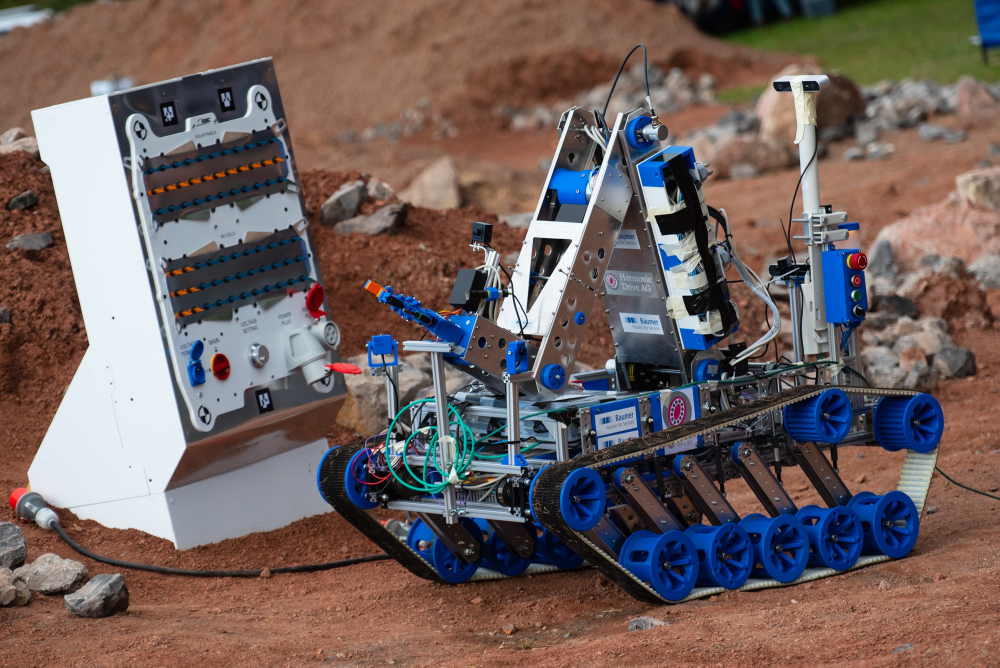
#> input picture 1-box/body/task-example.jpg, 2000 x 1335 px, given in place of task_ext.avi, which was not available (shown at 1/2 size)
$ jupyter execute mixup_attemp_v1.ipynb   (text cells are left out)
#> lines starting #> are read from the running program, lines starting #| are printed output that depends on the picture; after the words box and inside, x2 and y2 are one past the last pixel; in counts of white or black regions, pixels touching at a corner belong together; pictures that were not available may be replaced by others from this repository, and a replacement may not be noted
[cell 1]
import cv2 as cv
import matplotlib.pyplot as plt
import numpy as np
import glob
# in case of deprecation warning issued
import warnings
warnings.filterwarnings("ignore", category=DeprecationWarning)

###################################################################################################
###################################################################################################
# SOURCE IMAGE/VIDEO STREAM ACQUISITION
#_changed in a cycle in amin program, since easier than returning current frame too

# def videoGe(sourceVideo):
#     objectVideo = cv.VideoCapture(sourceVideo)
#     if objectVideo.isOpened():
#         returnCapture, frameCapture =objectVideo.read()
#         heightFrame,widthFrame,_=frameCapture.shape
#         return frameCapture,(heightFrame,widthFrame)
#     else: objectVideo.release(); return 0

###################################################################################################
###################################################################################################
# FOREGROUND/BACKGROUND SEPARATION
def panelFy(srcImg,sampleMet='library',samplePath='../../images/marsyard/samples/terrain/',bypassComp=0):


    # histogram param, for hs(v) space
    hBins = 180
    sBins = 255
    histSize = [hBins, sBins]
    hRanges = [1, 180]
    sRanges = [1, 256]
    Ranges = hRanges + sRanges
    Channels = [0, 1]

    # histogram(cdf) comparison method
    histCompLib = (
        ("Correlation", cv.HISTCMP_CORREL, 0.2),#or  0.4
        ("Chi-Squared", cv.HISTCMP_CHISQR, 10000000),
        ("Intersection", cv.HISTCMP_INTERSECT, 0.45),
        ("Hellinger", cv.HISTCMP_BHATTACHARYYA, 0),
        ("Kullback-Leibler",cv.HISTCMP_KL_DIV, 500))

    # choosen method and comparison threshold
    _,histCompMet, histCompThr =histCompLib[1]

    ############################
#     # samples folder
#     samplePath='../../images/marsyard/samples/terrain/'
#     # roi extraction methods
#     sampleMetLib=('library',
#             'stream')
#     # selected roi extraction method
#     sampleMet=sampleMetLib[0]
    ##############################
    # mask's filter param and threshold value (mask is decimal)
    if sampleMet=='library':
        sizeElMask=3
        tyElMask=cv.MORPH_RECT
        thrValMask=10#CORREL:10, CHISQR:0-20,

    elif 'stream':
        numElMask=4
        dimRowMask=img.shape[0]//numElMask
        dimColMask=img.shape[1]//numElMask

        sizeElMask=4
        tyElMask=cv.MORPH_RECT
        thrValMask=50
    ################################
    # source prefiltering and color
    srcImgh=cv.cvtColor(srcImg,cv.COLOR_BGR2HSV)

    # source histogram
    srcImghhist = cv.calcHist([srcImgh], Channels, None, histSize, Ranges, accumulate=False)
    cv.normalize(srcImghhist, srcImghhist, alpha=0, beta=255, norm_type=cv.NORM_MINMAX)

    # array of good samples
    niceSamples=[]
    ##may be usefull for advanced parameter passing
    # foreground mask initialization
#     foreMask=np.zeros(srcImg.shape,np.uint8)##3channel mask
    foreMask=np.zeros((srcImg.shape[0],srcImg.shape[1]),np.uint8)##mono channel mask
    # picks roi from samples library
    if sampleMet=='library':
        for tempLibImg in glob.glob(samplePath+"*.jpg"):## manages only .jpg
            # roi acquisition
            tempLibImg=cv.cvtColor(cv.imread(tempLibImg),cv.COLOR_BGR2HSV)
            # roi hist
            roihhist= cv.calcHist([tempLibImg], Channels, None, histSize, Ranges, accumulate=False)
            cv.normalize(roihhist, roihhist, alpha=0,beta=255, norm_type=cv.NORM_MINMAX)
               # roi correlation test
            if cv.compareHist(srcImghhist, roihhist, histCompMet)>histCompThr or bypassComp:
                # usefull roi saved
                niceSamples.append(tempLibImg)
                # roi mask, mask smoothing and binarization, 3 channels conversion
                bpMask = cv.calcBackProject([srcImgh],Channels,roihhist,Ranges,1)
                cv.filter2D(bpMask,-1,cv.getStructuringElement(tyElMask,(sizeElMask,sizeElMask)),bpMask)
                _,thrChanMask = cv.threshold(bpMask,thrValMask,255,0)
                # foreground mask
#                 foreMask=cv.bitwise_or(foreMask,cv.merge((thrChanMask,thrChanMask,thrChanMask)))##3 channel
                foreMask=cv.bitwise_or(foreMask,thrChanMask)##mono channel mask
    # picks roi from target image itself
#     elif 'stream':

#_add color segmentation(name?, as colors reduction) to higligth different areas to choose
#         # target grid division
#         for jj in range(0,srcImg.shape[0],dimRowMask):
#             for ii in range(0,srcImg.shape[1],dimColMask):
#                 # roi acquisition
#                 tempLibImg=cv.cvtColor(srcImg[jj:jj+dimRowMask,ii:ii+dimColMask],cv.COLOR_BGR2HSV)
#                 # roi histogram
#                 roihhist= cv.calcHist([tempLibImg], Channels, None, histSize, Ranges, accumulate=False)
#                 cv.normalize(roihhist, roihhist, alpha=0,beta=255, norm_type=cv.NORM_MINMAX)
#                 # roi correlation test
#                 if cv.compareHist(srcImghhist, roihhist, histCompMet)>histCompThr:
#                     # usefull roi saved
#                     niceSamples.append(tempLibImg)
#                     # roi mask, mask smoothing and binarization, 3 channels conversion
#                     bpMask = cv.calcBackProject([srcImgh],Channels,roihhist,Ranges,1)
#                     cv.filter2D(bpMask,-1,cv.getStructuringElement(tyElMask,(sizeElMask,sizeElMask)),bpMask)
#                     _,thrChanMask = cv.threshold(bpMask,thrValMask,255,0)
#                     # inverted foreground mask
#                     foreMask=cv.bitwise_or(foreMask,cv.merge((thrChanMask,thrChanMask,thrChanMask)))

    # foreground mask
#     foreMask=cv.bitwise_not(foreMask)
    # masked source image
#     foreResImg = cv.bitwise_and(srcImg,foreMask)
    if not bypassComp: print('nice samples:',len(niceSamples))
#_add mask improvement:
#_1) opening for reduction of smaller blobs
#_2) comparison of histograms of different chuncks to highlight the most different ones
    return cv.bitwise_not(foreMask)#, foreResImg

###################################################################################################
###################################################################################################

# ROI HIGHLIGHTING
def roiFy(img2roi,groundRef=[],nocount=1,nohull=1,nomask=1,norect=0,nocentr=0):
# [12 lines of commented-out code are left out]
    img2hud=img2roi.copy()
    # checks if img2roi is intended to be masked and applies correct masking operation
    if len(groundRef)>0:
        img2roi=cv.bitwise_and(img2roi,groundRef) if len(groundRef.shape)>2 else\
                    cv.bitwise_and(img2roi,img2roi,mask=groundRef)
    # prefiltering
    #foreground=bgForeImprov(foreground)

    # grayscaling and binarization
    cntsImRoi = cv.cvtColor(img2roi, cv.COLOR_BGR2GRAY)

    # thresholding ##IMPROV
    #imgtrack = cv.threshold(bpMask,10,255,0)#, 0, 255, cv.THRESH_BINARY_INV + cv.THRESH_OTSU)[1]
    cntsImRoi[cntsImRoi<10]=0
    cntsImRoi[cntsImRoi>=10]=255

    # contours
    cntsRoi = cv.findContours(cntsImRoi, cv.RETR_EXTERNAL, cv.CHAIN_APPROX_SIMPLE)
    cntsRoi = cntsRoi[0] if len(cntsRoi) == 2 else cntsRoi[1]#_susbtituible
    # closing contours (can be also image operations before extraction)
    # cntsImRoi=closeCnt(cntsImRoi)
    maxCntRoi=max(cntsRoi, key=len)
    #_maxCntRoi=max(cntsRoi, key=lambda x: cv.contourArea(x)) ##alternatively

    # hull(max contour) and hullmask(max)
    hullRoi=cv.convexHull(maxCntRoi)
    hullMask=cv.fillConvexPoly(np.zeros((img2roi.shape[0],img2roi.shape[1]),np.uint8),hullRoi,255)

    # masked foreground image
#     img2roi=cv.bitwise_and(img2roi,img2roi,mask=hullMask)
    if not nomask: img2hud=cv.bitwise_and(img2hud,img2hud,mask=hullMask)
    # RETURN ROI RECTANGLE AND ROI CENTER AND COSMETICHS
#     def roiHud(input2hud,cnt2hud):
    # draw max contour
    if not nocount:cv.drawContours(img2hud, maxCntRoi, -1,(25,205,255), 10)

    # draw convex hull
    if not nohull:cv.drawContours(img2hud, [hullRoi], -1, (255, 255, 0), 5)

    # rotated rect
#   rRectRoi = cv.minAreaRect(maxCntRoi)
#   rBoxRoi = np.int0(cv.boxPoints(rRectRoi))
#   cv.drawContours(img2hud, [rBoxRoi], 0, (0,0,255), 8)

    # bounding rect and center
    xRHud,yRHud,widthRoi,heightRoi = cv.boundingRect(maxCntRoi)
    if not norect:cv.rectangle(img2hud, (xRHud,yRHud), (xRHud+widthRoi,yRHud+heightRoi), (255,0,255), 5)

    # rectangle center
    centerRoi=(xcRHud,ycRHud)=(xRHud+widthRoi//2, yRHud+heightRoi//2)
    if not nocentr:cv.circle(img2hud, centerRoi, 15, (0,255,0), 18)

    return img2hud,centerRoi,widthRoi,heightRoi,hullMask#,img2roi

###################################################################################################
###################################################################################################
# ROBOT MOTION SIMULATION
def moveRob():
    return 0

###################################################################################################
###################################################################################################
# PANEL TRACKING FUNCTION
def panelTra(roimage,roivertx,roiverty,roiwidth,roiheight,videobject,\
             trackmethod='histogram',doMeanShift=1,distancearray=[]):
    if trackmethod=='histogram':
    ## TRACKING BY HISTOGRAM BACKPROJECTION
        # PARAMETERS
        # Setup the termination criteria, either 10 iteration or move by atleast 1 pt
        term_crit = ( cv.TERM_CRITERIA_EPS | cv.TERM_CRITERIA_COUNT, 10, 1 )
        # toggles use of only Hue channel
        hChanOnly=1
        # histogram ## better define this as global variables
        hBins = 180;sBins = 256
        histSize = [hBins] if hChanOnly else [hBins,sBins]
        Ranges = hRanges = [0, 180]
        if not hChanOnly:sRanges = [0, 256]; Ranges+=sRanges
        Channels = [0] if hChanOnly else [0, 1]
        # frame size
        frameheight,framewidth,_=roimage.shape
        framecenx,frameceny=framewidth//2,frameheight//2
        # maximum roi area
    #     roivertx,roiverty=roicenx-roiwidth//2,roiceny-roiheight//2 ##or:
        roicenx,roiceny=roivertx+roiwidth//2,roiverty+roiheight//2

        # reduced roi area, concentric
        ##WHICH SHAPE? MASK?
        # small rectangular area
        smlroireduxfactor=3
        smlroiwidth,smlroiheigth=roiwidth//smlroireduxfactor,roiheight//smlroireduxfactor
        smlroivertx,smlroiverty=roicenx-smlroiwidth//2,roiceny-smlroiheigth//2


        # HISTOGRAM TRACKING
        roiregion=roimage[roiverty:roiverty+roiheight,roivertx:roivertx+roiwidth]
        roiregionh=cv.cvtColor(roiregion,cv.COLOR_BGR2HSV)
        roiwindow=(roivertx,roiverty,roiwidth,roiheight)
        smlroiregion=roimage[smlroiverty:smlroiverty+smlroiheigth,\
                             smlroivertx:smlroivertx+smlroiwidth]
        smlroiregionh=cv.cvtColor(smlroiregion,cv.COLOR_BGR2HSV)
        smlroiwindow=(smlroivertx,smlroiverty,smlroiwidth,smlroiheigth)

        # ROI histograms
        # as taken from masking result, in foreground coord
    #     roiMaskedh=cv.cvtColor(foreground[rcoy-hr//2:rcoy+hr//2,rcox-wr//2:rcox+wr//2].copy(),cv.COLOR_BGR2HSV)

        roiLib=(roiregionh,smlroiregionh)#,roiMaskedh)
        roiChoo=1
        roi_select=roiLib[roiChoo]

        # mask for black pixels
        blackMask=roi_select[...,2] !=0
    #     blackMask=blackMask.astype(np.uint8)
        histMask=None  if roiChoo!=2 else blackMask.astype(np.uint8)

        histroi=cv.calcHist([roi_select],Channels,histMask,histSize,Ranges)
        cv.normalize(histroi,histroi,0,255,cv.NORM_MINMAX)

    ## efficient combination of roi and used channels
    ## only h,    small,natural   :low
    ## both h,s   big, masked     :early

    # toggles use of meanshift or camshift (if 0)
        while(1):
            videoret, videoframe = videobject.read()

            if videoret == True:
                videoframeh = cv.cvtColor(videoframe, cv.COLOR_BGR2HSV)

                videodest = cv.calcBackProject([videoframeh],Channels,histroi,Ranges,1)

                if doMeanShift:
                    # apply meanshift to get the new location
                    videoret, roiwindow = cv.meanShift(videodest, roiwindow, term_crit)
                    # Draw it on image
                    xtr,ytr,wtr,htr = roiwindow
                    trackresult = cv.rectangle(videoframe, (xtr,ytr),(xtr+wtr,ytr+htr), (0,255,0),10)
                    trcenterx,trcentery=xtr+wtr//2,ytr+htr//2
                    cv.circle(trackresult,(trcenterx,trcentery),10,255,-1)
                    distancearray.append((trcenterx-framecenx,trcentery-frameceny))
                else:
                        # apply camshift to get the new location
                        videoret, roiwindow = cv.CamShift(videodest, roiwindow, term_crit)
                        # Draw it on image
                        trackpnts = np.int0(cv.boxPoints(videoret))
                        trackresult = cv.polylines(videoframe,[trackpnts],True, (0,255,0),10)
                        #_add roi center drawing
                        #_add distancearray value
                cv.imshow('tracking result',trackresult)
                k = cv.waitKey(30) & 0xff
                if k == 27:break
            else:break
        cv.destroyAllWindows()
        videobject.release()

    ##########################################################################################

    elif 'feature':
    ## TRACKING BY FEATURE MATCHING
        # PARAMETERS
        # sift initialization
        sift = cv.xfeatures2d.SIFT_create()
        # flann initialization
        FLANN_INDEX_KDTREE = 1
        index_params = dict(algorithm = FLANN_INDEX_KDTREE, trees = 5)
        search_params = dict(checks = 50)
        flann = cv.FlannBasedMatcher(index_params, search_params)
        MIN_MATCH_COUNT = 6


        # greyscaling
        convGray=1
        roicenterx,roicentery=roivertx+roiwidth//2,roiverty+roiheight//2
        # query region for feature tracking, concentric with roi
        reduxFactor=8
        qheight,qwidth=roiheight//reduxFactor,roiwidth//reduxFactor
        qvertx,qverty=roicenterx-qwidth//2,roicentery-qheight//2## upperleftmost corner
        query_img=roimage[qverty:qverty+qheight,qvertx:qvertx+qwidth]
        # extraction of query keypoint and descriptors
        query_imgg=cv.cvtColor(query_img,cv.COLOR_BGR2GRAY) if convGray else query_img
        query_kp=sift.detect(query_imgg)
        query_kp, query_desc=sift.compute(query_imgg,query_kp)

        while(1):
            videoret, videoframe = videobject.read()

            if videoret == True:
                # extraction of target keypoint and descriptors
                target_img=videoframe
                target_imgg=cv.cvtColor(target_img,cv.COLOR_BGR2GRAY) if convGray else target_img
                target_kp = sift.detect(target_imgg)
                target_kp,target_desc = sift.compute(target_imgg,target_kp)

                matches = flann.knnMatch(query_desc,target_desc,k=2)
                good_matches = []
                for m,n in matches:
                    if m.distance < 0.7*n.distance:
                        good_matches.append(m)

                if len(good_matches)>=MIN_MATCH_COUNT:
                    corSrc_pts = np.float32([ query_kp[m.queryIdx].pt for m in good_matches ]).reshape(-1,1,2)
                    corDst_pts = np.float32([ target_kp[m.trainIdx].pt for m in good_matches ]).reshape(-1,1,2)
                    matcHom, maskTrash = cv.findHomography(corSrc_pts, corDst_pts, cv.RANSAC, 5.0)
                    matchesMask = maskTrash.ravel().tolist()
                    matchPts = np.float32([ [0,0],[0,qheight-1],\
                                           [qwidth-1,qheight-1],[qwidth-1,0] ]).reshape(-1,1,2)
                    destPts = np.int32(cv.perspectiveTransform(matchPts,matcHom))

                    (destcenx,destceny)=destcen=((destPts[0]+destPts[2])//2).reshape(2,1,1)[0],\
                                                ((destPts[0]+destPts[2])//2).reshape(2,1,1)[1]
                    cv.rectangle(target_img,(destcenx-qwidth//2,destceny-qheight//2),\
                                (destcenx+qwidth//2,destceny+qheight//2),100,3)
                    ##alternatively:
                #     roiframe = cv.polylines(target_img,[destPts],True,255,3, cv.LINE_AA)

                    cv.circle(target_img,destcen,10,255,3)
                else:
                    print( "Not enough matches are found - {}/{}".format(len(good_matches), MIN_MATCH_COUNT) )
                    matchesMask = None

        #         plt.figure(figsize=(20,10));plt.imshow(target_img);plt.show();

                cv.imshow('tracking result',target_img)
                k = cv.waitKey(30) & 0xff
                if k == 27:
                    break
            else:
                break
        cv.destroyAllWindows()
    return
# [88 lines of commented-out code are left out]

[cell 2]
# add POV center
centMark=1
# video source
videoSrc='../../images/video/task/task_ext.avi'
# image source
imageSrc='../../images/marsyard/taskfinal.jpg'


# ROI ####################
#frameVid,frameSiz=videoGe(videoSrc)
#if centMark: cv.circle(frameVid,(widthFrame//2,heightFrame//2),50,(255),-1)
#plt.title('input frame');plt.imshow(frameVid);plt.show()

objectVideo = cv.VideoCapture(videoSrc)
if objectVideo.isOpened():
    returnCapture, frameVid =objectVideo.read()
#> frameVid is the input picture: shape (1335, 2000, 3); mean B, G, R 95.3, 97.8, 112.8
# else:release; exit(1)

heightFrame,widthFrame,_=frameVid.shape

if centMark: frameDis=cv.circle(frameVid.copy(),(widthFrame//2,heightFrame//2),50,(255),-1)
plt.title('input frame');plt.imshow(frameDis[:,:widthFrame//2]);plt.show()
#> after `plt.title('input frame')`:
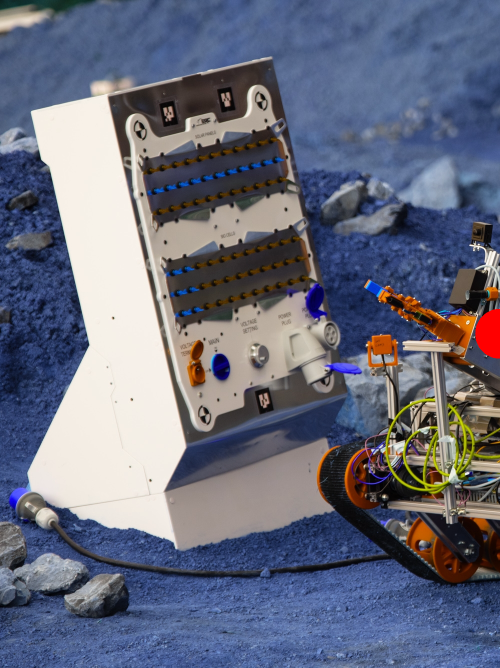
#> shown: shape (1335, 1000, 3) (shown at 1/2 size); mean R, G, B 103.8, 107.7, 125.5

# remotion of background
panelMask=panelFy(frameVid)
#> in panelFy, `srcImghhist = cv.calcHist([srcImgh], Channels, None, histSize, Ranges,..`:
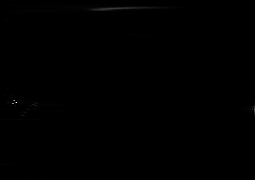
#> srcImghhist: shape (180, 255) float32; min 0, max 42420, mean 57.1; drawn with min black and max white
#> panelMask: shape (1335, 2000); every value is 255
# maskedImg=cv.bitwise_and(frameVid,panelMask)##3channel mask
maskedImg=cv.bitwise_and(frameVid,frameVid,mask=panelMask)##mono channel mask
if centMark: maskedDis=cv.circle(maskedImg.copy(),(widthFrame//2,heightFrame//2),50,(255),-1)
plt.title('background masked');plt.imshow(maskedDis[:,:widthFrame//2]);plt.show()

# identification of panel
print(frameVid.shape, panelMask.shape)
#| (1335, 2000, 3) (1335, 2000)
hudImg,rco,wr,hr,roiMask=roiFy(frameVid,groundRef=panelMask)
#> in roiFy, `cntsImRoi = cv.cvtColor(img2roi, cv.COLOR_BGR2GRAY)`:
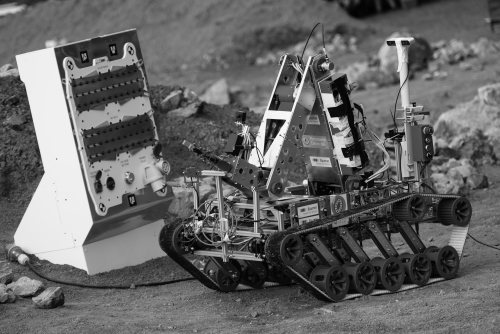
#> cntsImRoi: shape (1335, 2000) (shown at 1/4 size); min 0, max 254, mean 102
#> in roiFy, `cntsImRoi[cntsImRoi>=10]=255`:
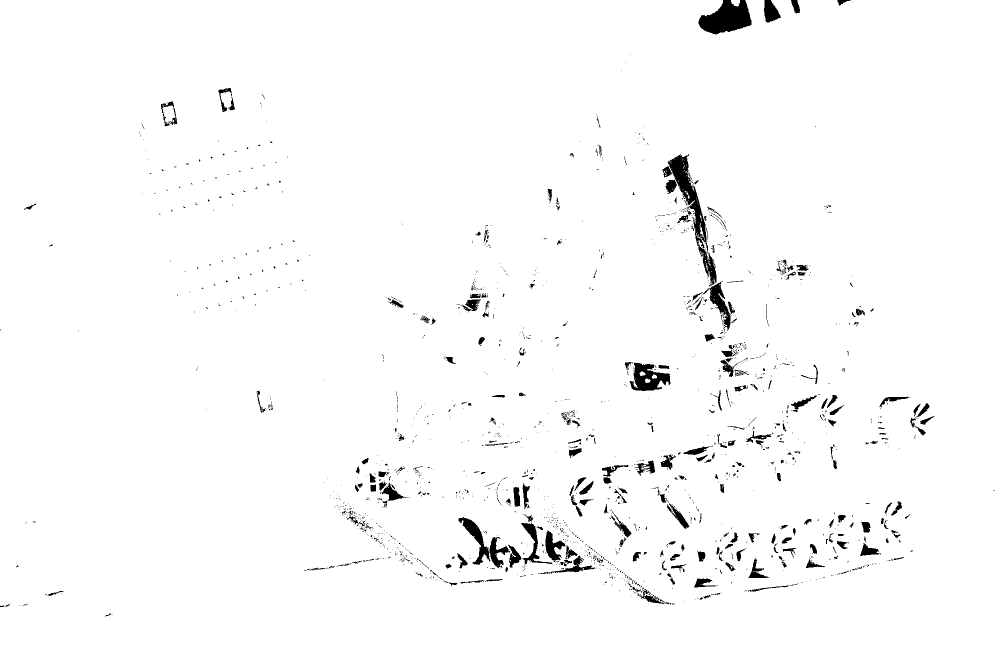
#> cntsImRoi: shape (1335, 2000) (shown at 1/2 size); 97.9% white; 1865 black regions (1596 under 20 px)
#> in roiFy, `cntsRoi = cv.findContours(cntsImRoi, cv.RETR_EXTERNAL, cv.CHAIN_APPROX..`: cntsRoi = 2 contours; box (x1, y1, x2, y2) and area: (0, 0, 2000, 1335) 2660117, (1462, 0, 1480, 13) 154
#> in roiFy, `maxCntRoi=max(cntsRoi, key=len)`: maxCntRoi = contour of 276 points, box (x1, y1, x2, y2) (0, 0, 2000, 1335), area 2660117
#> in roiFy, `hullRoi=cv.convexHull(maxCntRoi)`: hullRoi = [[1999, 0], [1999, 1334], [0, 1334], [0, 0]]
#> in roiFy, `xRHud,yRHud,widthRoi,heightRoi = cv.boundingRect(maxCntRoi)`: xRHud = 0; widthRoi = 2000; heightRoi = 1335
#> in roiFy, `centerRoi=(xcRHud,ycRHud)=(xRHud+widthRoi//2, yRHud+heightRoi//2)`: centerRoi = (1000, 667); xcRHud = 1000; ycRHud = 667
#> in roiFy, `if not nocentr:cv.circle(img2hud, centerRoi, 15, (0,255,0), 18)`:
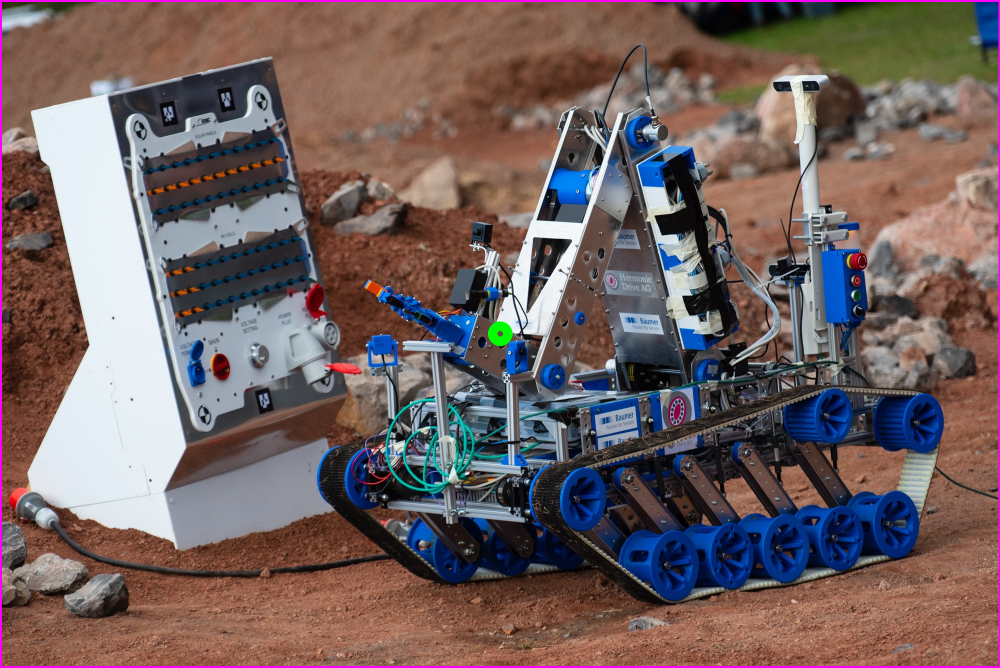
#> img2hud: shape (1335, 2000, 3) (shown at 1/2 size); mean B, G, R 96.8, 97.1, 113.9
#> rco = (1000, 667); wr = 2000; hr = 1335
(rcox,rcoy)=rco
#> rcox = 1000; rcoy = 667
#> (the rest of the program and of its run is left out)
